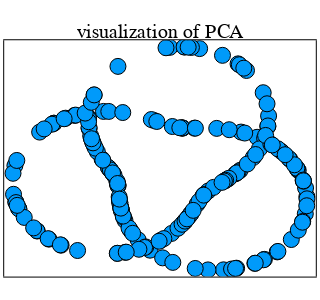

Write notebook code for a chart like this one.
### Markdown cell above
Plot 2-dimensional points

### Code cell
# plot PCA
plot(P_pca[:,1], P_pca[:,2], 
    seriestype = :scatter, 
    label = "",
    framestyle = :box,
    xaxis = nothing,
    yaxis = nothing,
    markersize = 8,
    title = "visualization of PCA",
    size = (300, 300)
    )

### Figure 1 — Plotly figure (JSON) as saved in the notebook; plotly's stock layout.template omitted (floating-point values rounded to 4 significant figures; data arrays with more than 128 entries replaced by an {"elided": "..."} marker saying what was removed)
{"data": [{"colorbar": {"title": ""}, "legendgroup": "", "marker": {"color": "rgba(0, 154, 250, 1.000)", "line": {"color": "rgba(0, 0, 0, 1.000)", "width": 1}, "size": 16, "symbol": "circle"}, "mode": "markers", "name": "", "showlegend": false, "type": "scatter", "x": {"elided": "200 float values"}, "xaxis": "x1", "y": {"elided": "200 float values"}, "yaxis": "y1", "zmax": null, "zmin": null}], "layout": {"annotations": [{"font": {"color": "rgba(0, 0, 0, 1.000)", "family": "sans-serif", "size": 20}, "rotation": 0, "showarrow": false, "text": "visualization of PCA", "x": 0.5, "xanchor": "center", "xref": "paper", "y": 1, "yanchor": "top", "yref": "paper"}], "height": 300, "legend": {"bgcolor": "rgba(255, 255, 255, 1.000)", "bordercolor": "rgba(0, 0, 0, 1.000)", "font": {"color": "rgba(0, 0, 0, 1.000)", "family": "sans-serif", "size": 11}, "tracegroupgap": 0, "x": 1, "y": 1}, "margin": {"b": 20, "l": 0, "r": 0, "t": 20}, "paper_bgcolor": "rgba(255, 255, 255, 1.000)", "plot_bgcolor": "rgba(255, 255, 255, 1.000)", "showlegend": true, "width": 300, "xaxis": {"anchor": "y1", "domain": [0.01312, 0.9869], "gridcolor": "rgba(0, 0, 0, 0.100)", "gridwidth": 0.5, "linecolor": "rgba(0, 0, 0, 1.000)", "mirror": true, "range": [-3.117, 2.84], "showgrid": true, "showline": true, "showticklabels": true, "tickangle": 0, "tickcolor": "rgb(0, 0, 0)", "tickfont": {"color": "rgba(0, 0, 0, 1.000)", "family": "sans-serif", "size": 11}, "tickmode": "array", "ticks": "inside", "ticktext": [], "tickvals": [], "title": "", "titlefont": {"color": "rgba(0, 0, 0, 1.000)", "family": "sans-serif", "size": 15}, "type": "-", "visible": true, "zeroline": false, "zerolinecolor": "rgba(0, 0, 0, 1.000)"}, "yaxis": {"anchor": "x1", "domain": [0.01312, 0.9221], "gridcolor": "rgba(0, 0, 0, 0.100)", "gridwidth": 0.5, "linecolor": "rgba(0, 0, 0, 1.000)", "mirror": true, "range": [-2.511, 3.341], "showgrid": true, "showline": true, "showticklabels": true, "tickangle": 0, "tickcolor": "rgb(0, 0, 0)", "tickfont": {"color": "rgba(0, 0, 0, 1.000)", "family": "sans-serif", "size": 11}, "tickmode": "array", "ticks": "inside", "ticktext": [], "tickvals": [], "title": "", "titlefont": {"color": "rgba(0, 0, 0, 1.000)", "family": "sans-serif", "size": 15}, "type": "-", "visible": true, "zeroline": false, "zerolinecolor": "rgba(0, 0, 0, 1.000)"}}}
